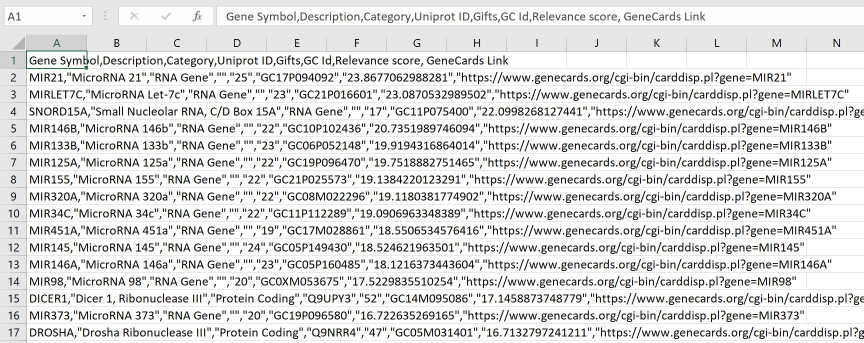
#> input picture GenCards.jpg, 1727 x 686 px (shown at 1/2 size)
$ jupyter execute --allow-errors miRNA_database_analisys.ipynb   (shell and % lines are left out)
#> lines starting #> are read from the running program, lines starting #| are printed output that depends on the picture
План работы такой:
1) Победить интерфейс и выкачать с каждой базы данных в формате fasta
2) Унифицировать формат данных
3) Установть трешхолд похожести и непохожести данных
4) Продумать алгоритм сортировки

заметки:
почему-то у RNAcentral указан только ген и имя микроРНК, но нет SCORE

Тогда наверное буду сперва сортировать по вхождениям, и потом уже из этого - по score

ещё надо будет в виде диаграмм построить

[cell 1]
import numpy as np
import matplotlib.pyplot as plt
import pandas as pd
from IPython.display import display, HTML
plt.rcParams["image.cmap"] = "gray"
plt.rcParams["image.interpolation"] = "none"

[cell 2]
#покажу тут что получается при скачивании
# этих баз данных
GenCardsI = plt.imread('GenCards.jpg')
#> GenCardsI is the input picture: shape (686, 1727, 3); mean R, G, B 221.8, 222.1, 221.3
mirbaseI = plt.imread('mirbase.jpg')
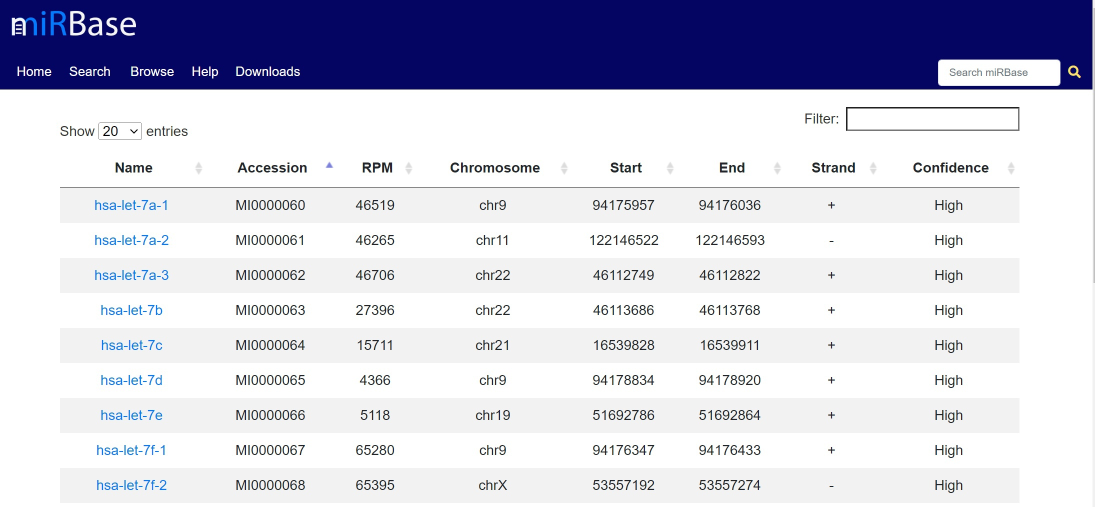
#> input picture mirbase.jpg, 2190 x 1014 px (shown at 1/2 size)
#> mirbaseI is the input picture: shape (1014, 2190, 3); mean R, G, B 203.6, 204.3, 220
miRDBI = plt.imread('miRDB.jpg')
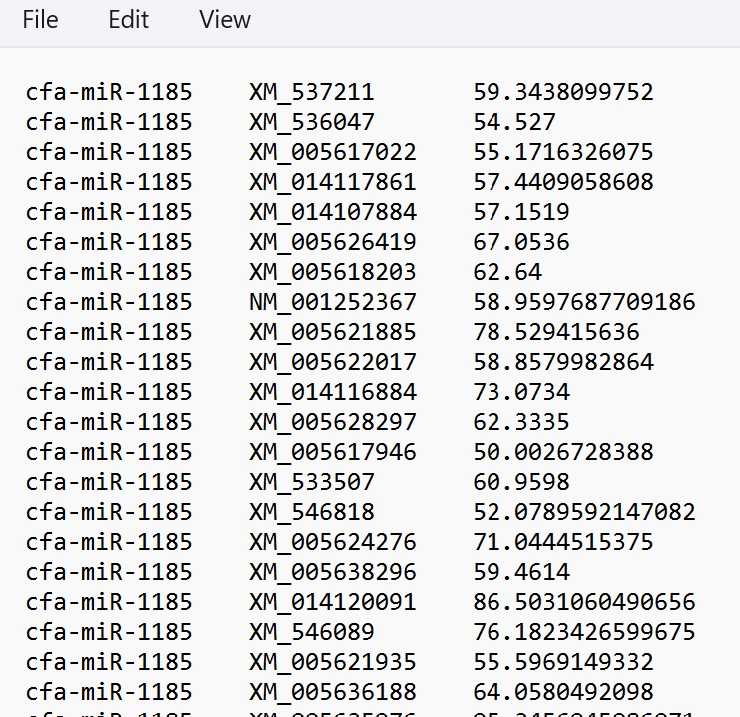
#> input picture miRDB.jpg, 740 x 717 px
#> miRDBI is the input picture: shape (717, 740, 3); mean R, G, B 223.8, 223.9, 223.7
hgncI = plt.imread('hgnc.jpg')
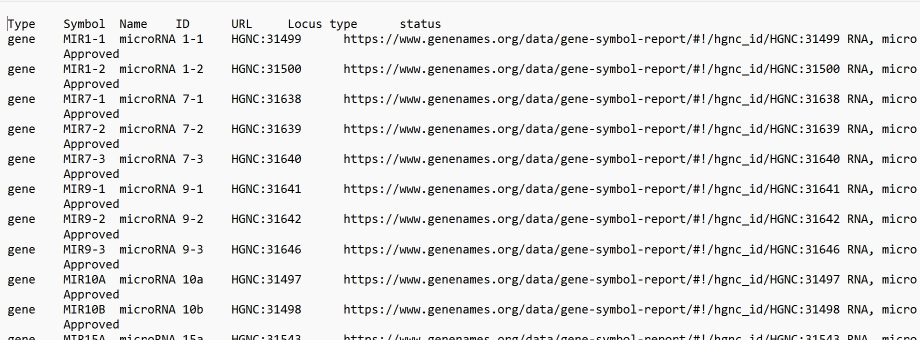
#> input picture hgnc.jpg, 1839 x 680 px (shown at 1/2 size)
#> hgncI is the input picture: shape (680, 1839, 3); mean R, G, B 231.4, 231.5, 231.3
#> (the rest of this cell did not finish here and is left out)

[cell 3]
#иллюстрации тут приведу, чтобы потом таскать в презентацию
plt.figure()
#> (this line was passed over: IPython is not available in this run)
plt.imshow(GenCardsI)
#> (this line was passed over: IPython is not available in this run)
plt.title('GenCards')
#> (this line was passed over: IPython is not available in this run)

[cell 4]
plt.figure()
#> (this line was passed over: IPython is not available in this run)
plt.imshow(mirbaseI)
#> (this line was passed over: IPython is not available in this run)
plt.title('mirbase')
#> (this line was passed over: IPython is not available in this run)

[cell 5]
plt.figure()
#> (this line was passed over: IPython is not available in this run)
